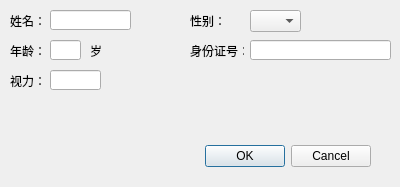
<?xml version="1.0" encoding="UTF-8"?>
<ui version="4.0">
 <class>formAdd</class>
 <widget class="QDialog" name="formAdd">
  <property name="geometry">
   <rect>
    <x>0</x>
    <y>0</y>
    <width>400</width>
    <height>187</height>
   </rect>
  </property>
  <property name="windowTitle">
   <string>患者信息</string>
  </property>
  <property name="modal">
   <bool>true</bool>
  </property>
  <widget class="QDialogButtonBox" name="buttonBox">
   <property name="geometry">
    <rect>
     <x>30</x>
     <y>140</y>
     <width>341</width>
     <height>32</height>
    </rect>
   </property>
   <property name="orientation">
    <enum>Qt::Horizontal</enum>
   </property>
   <property name="standardButtons">
    <set>QDialogButtonBox::Cancel|QDialogButtonBox::Ok</set>
   </property>
  </widget>
  <widget class="QLabel" name="lblName">
   <property name="geometry">
    <rect>
     <x>10</x>
     <y>10</y>
     <width>41</width>
     <height>21</height>
    </rect>
   </property>
   <property name="text">
    <string>姓名：</string>
   </property>
  </widget>
  <widget class="QLabel" name="label">
   <property name="geometry">
    <rect>
     <x>190</x>
     <y>10</y>
     <width>54</width>
     <height>21</height>
    </rect>
   </property>
   <property name="text">
    <string>性别：</string>
   </property>
  </widget>
  <widget class="QLabel" name="label_2">
   <property name="geometry">
    <rect>
     <x>10</x>
     <y>40</y>
     <width>54</width>
     <height>21</height>
    </rect>
   </property>
   <property name="text">
    <string>年龄：</string>
   </property>
  </widget>
  <widget class="QLabel" name="label_3">
   <property name="geometry">
    <rect>
     <x>190</x>
     <y>40</y>
     <width>54</width>
     <height>21</height>
    </rect>
   </property>
   <property name="text">
    <string>身份证号：</string>
   </property>
  </widget>
  <widget class="QLabel" name="label_4">
   <property name="geometry">
    <rect>
     <x>10</x>
     <y>70</y>
     <width>54</width>
     <height>21</height>
    </rect>
   </property>
   <property name="text">
    <string>视力：</string>
   </property>
  </widget>
  <widget class="QLineEdit" name="lineEdit">
   <property name="geometry">
    <rect>
     <x>50</x>
     <y>10</y>
     <width>81</width>
     <height>20</height>
    </rect>
   </property>
  </widget>
  <widget class="QLineEdit" name="lineEdit_2">
   <property name="geometry">
    <rect>
     <x>50</x>
     <y>40</y>
     <width>31</width>
     <height>20</height>
    </rect>
   </property>
  </widget>
  <widget class="QLineEdit" name="lineEdit_3">
   <property name="geometry">
    <rect>
     <x>50</x>
     <y>70</y>
     <width>51</width>
     <height>20</height>
    </rect>
   </property>
  </widget>
  <widget class="QLineEdit" name="lineEdit_4">
   <property name="geometry">
    <rect>
     <x>250</x>
     <y>40</y>
     <width>141</width>
     <height>20</height>
    </rect>
   </property>
   <property name="text">
    <string/>
   </property>
  </widget>
  <widget class="QComboBox" name="comboBox">
   <property name="geometry">
    <rect>
     <x>250</x>
     <y>10</y>
     <width>51</width>
     <height>22</height>
    </rect>
   </property>
  </widget>
  <widget class="QLabel" name="label_5">
   <property name="geometry">
    <rect>
     <x>90</x>
     <y>40</y>
     <width>16</width>
     <height>21</height>
    </rect>
   </property>
   <property name="text">
    <string>岁</string>
   </property>
  </widget>
 </widget>
 <resources/>
 <connections>
  <connection>
   <sender>buttonBox</sender>
   <signal>accepted()</signal>
   <receiver>formAdd</receiver>
   <slot>accept()</slot>
   <hints>
    <hint type="sourcelabel">
     <x>248</x>
     <y>254</y>
    </hint>
    <hint type="destinationlabel">
     <x>157</x>
     <y>274</y>
    </hint>
   </hints>
  </connection>
  <connection>
   <sender>buttonBox</sender>
   <signal>rejected()</signal>
   <receiver>formAdd</receiver>
   <slot>reject()</slot>
   <hints>
    <hint type="sourcelabel">
     <x>316</x>
     <y>260</y>
    </hint>
    <hint type="destinationlabel">
     <x>286</x>
     <y>274</y>
    </hint>
   </hints>
  </connection>
 </connections>
</ui>
